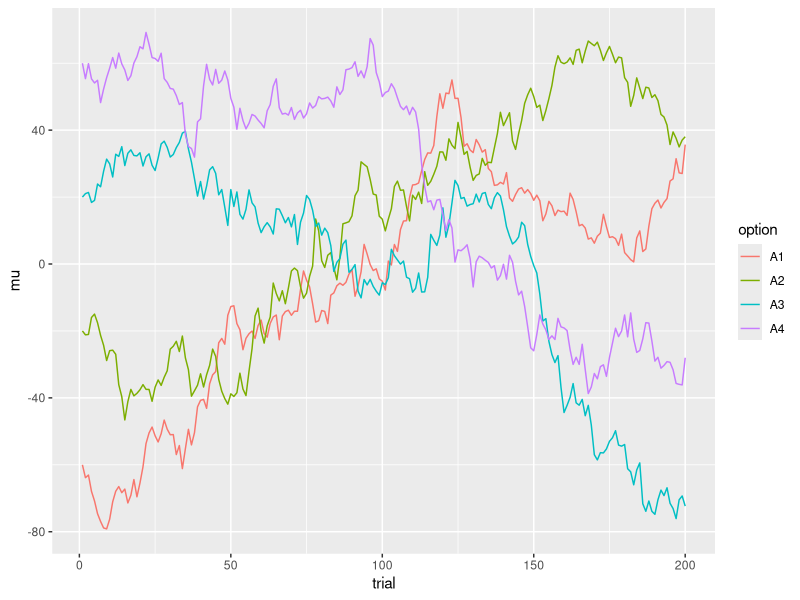
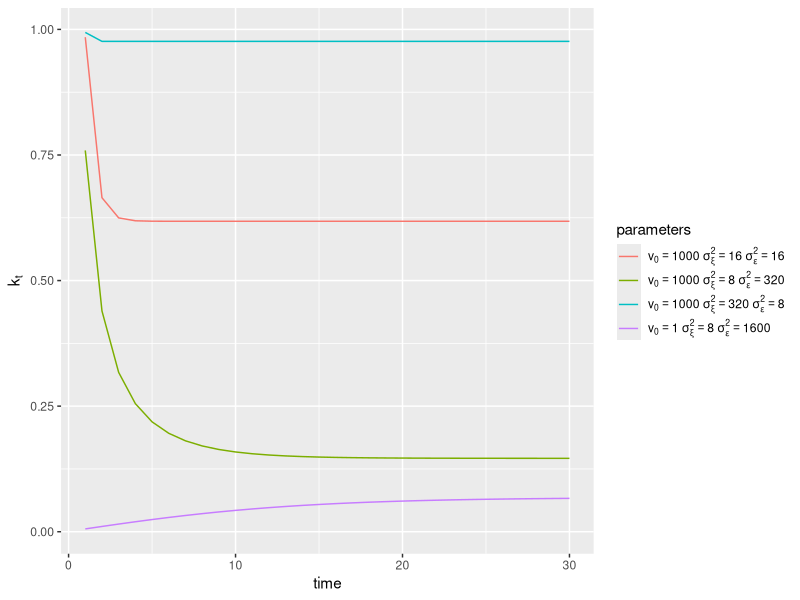
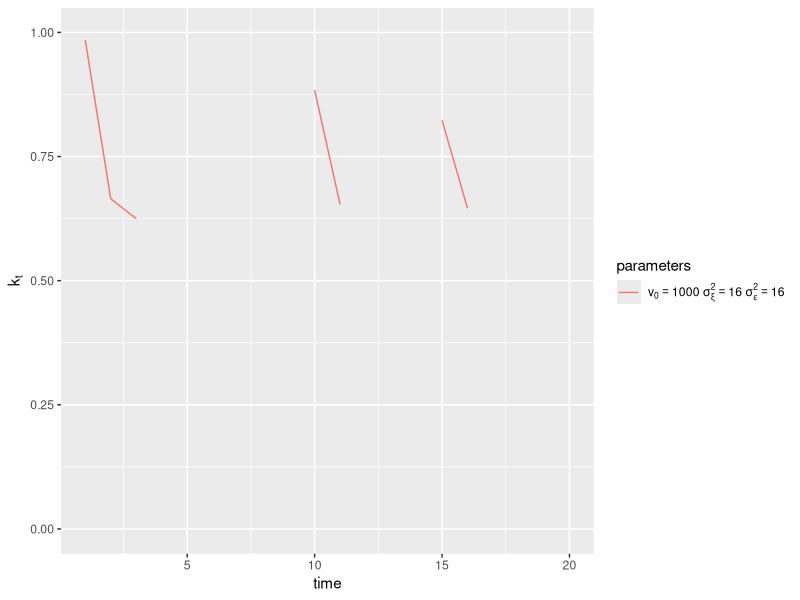
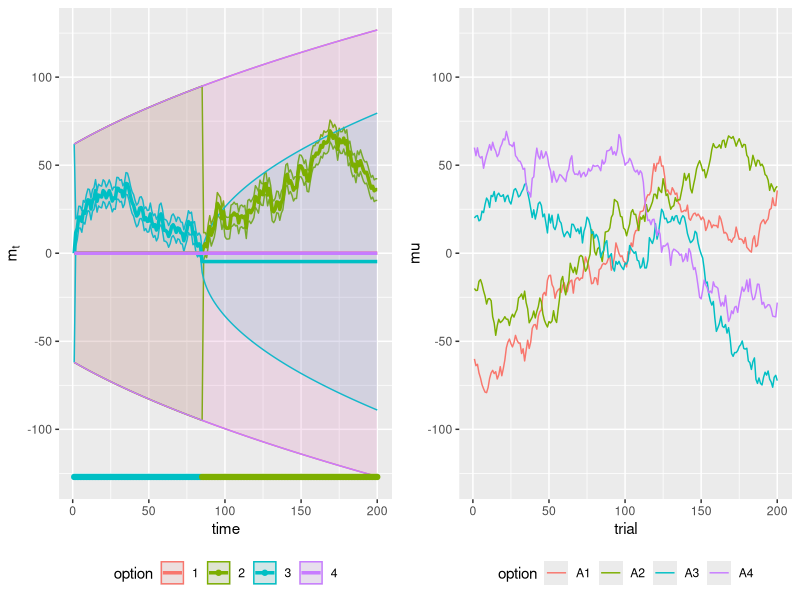
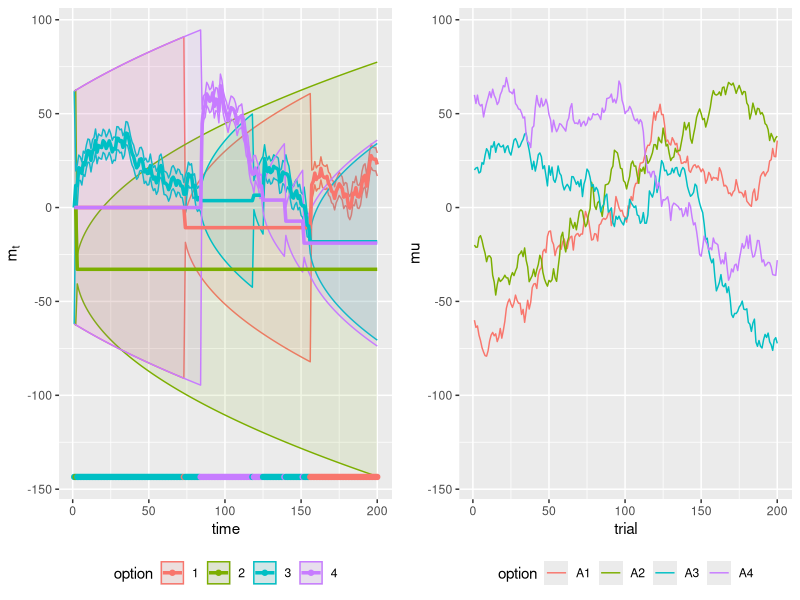
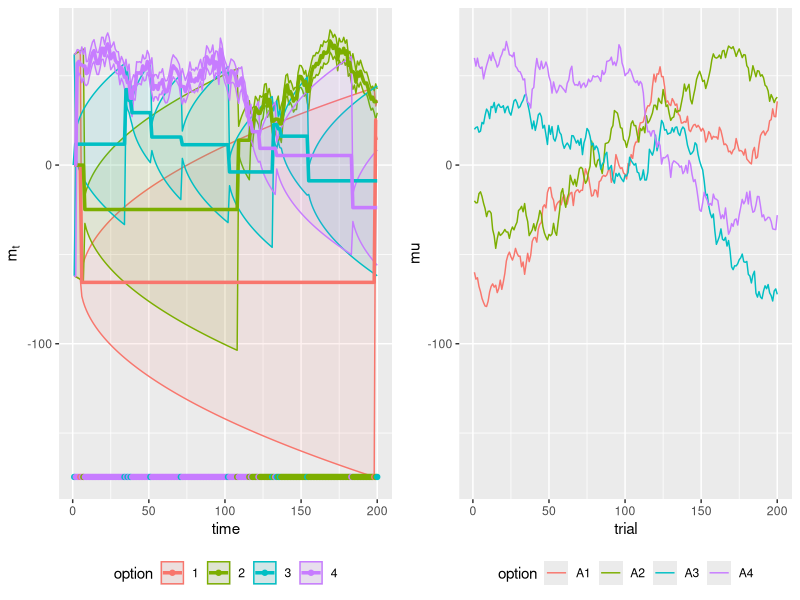
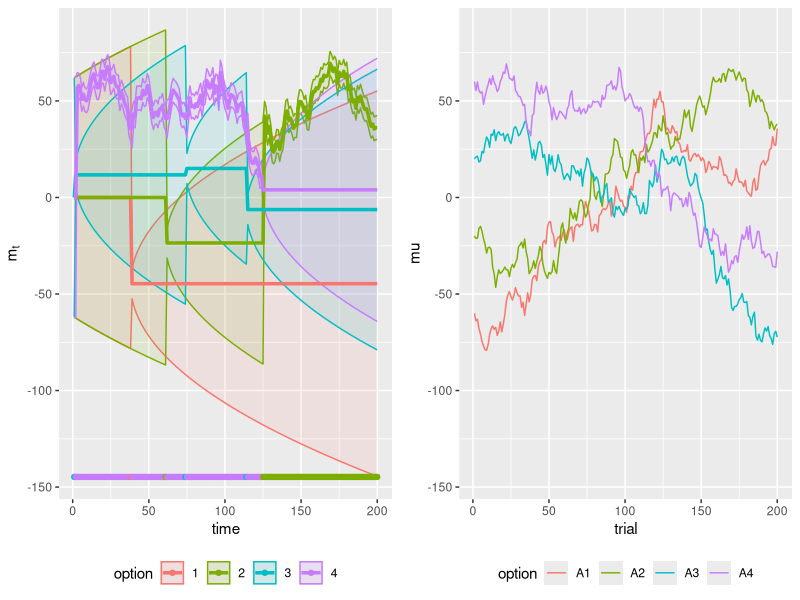
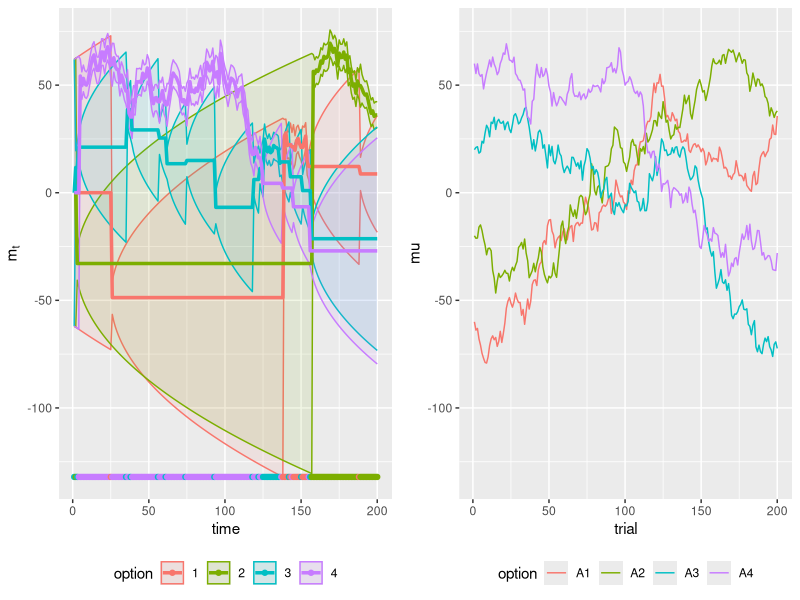

Generate these figures, in order, with R:
## ---- chunk 1
options(htmltools.dir.version = FALSE)
## ---- chunk 2
knitr::include_graphics('https://res.mdpi.com/energies/energies-09-00755/article_deploy/html/images/energies-09-00755-g003.png')
#![](https://res.mdpi.com/energies/energies-09-00755/article_deploy/html/images/energies-09-00755-g003.png)
## ---- chunk 3
knitr::include_graphics('https://res.mdpi.com/energies/energies-09-00755/article_deploy/html/images/energies-09-00755-g003.png')
#![](https://res.mdpi.com/energies/energies-09-00755/article_deploy/html/images/energies-09-00755-g003.png)
## ---- chunk 4
knitr::include_graphics('https://res.mdpi.com/energies/energies-09-00755/article_deploy/html/images/energies-09-00755-g003.png')
#![](https://res.mdpi.com/energies/energies-09-00755/article_deploy/html/images/energies-09-00755-g003.png)
## ---- chunk 5
knitr::include_graphics('https://res.mdpi.com/energies/energies-09-00755/article_deploy/html/images/energies-09-00755-g003.png')
#![](https://res.mdpi.com/energies/energies-09-00755/article_deploy/html/images/energies-09-00755-g003.png)
## ---- chunk 6
knitr::include_graphics('https://blogs.mathworks.com/images/loren/2016/multiarmedbandit.jpg')
## ---- chunk 7
set.seed(3) # set the random seed to replicate these results exactly
mu <- matrix(0.0,nrow=200,ncol=4) # to store the time-varying means
mu[1,] <- c(-60, -20, 20, 60) # initialize the means for t=1
for(t in 2:200) {
  mu[t,] <- mu[t-1,] + rnorm(4,mean=0,sd=4) # compute mean at t based on mean at t-1
}
rewards <- mu + rnorm(length(mu),mean=0,sd=4) # generate the stochastic rewards
mu <- as.data.frame(cbind(1:200,mu))
rewards <- as.data.frame(cbind(1:200,rewards))
colnames(rewards) <- colnames(mu) <- c("trial",paste0("A",1:4))
## ---- chunk 8
library(dplyr)
library(tidyr)
library(ggplot2)
mu %>%
  gather(key=option,value=mu,-trial) %>%
    ggplot(aes(x=trial,y=mu,colour=option)) + geom_line()
## ---- chunk 9
kalman_gain <- function(v0,sigma_xi_sq,sigma_epsilon_sq,nt=30) {
  kt <- rep(0,nt)
  v <- v0
  for(t in 1:nt) {
    kt[t] <- (v + sigma_xi_sq)/(v + sigma_xi_sq + sigma_epsilon_sq)
    v <- (1-kt[t])*(v + sigma_xi_sq)
  }
  return(kt)
}
rbind(
  data.frame(time=1:30,parameters=1,kf=kalman_gain(1000,16,16)),
  data.frame(time=1:30,parameters=2,kf=kalman_gain(1000,8,320)),
  data.frame(time=1:30,parameters=3,kf=kalman_gain(1000,320,8)),
  data.frame(time=1:30,parameters=4,kf=kalman_gain(1,8,1600))
  ) %>%
    mutate(parameters=factor(parameters)) %>%
    ggplot(aes(x=time,y=kf,colour=parameters)) + geom_line() + scale_color_discrete(labels=c(
      expression(v[0] == 1000 ~ sigma[xi]^2 == 16 ~ sigma[epsilon]^2 == 16),
      expression(v[0] == 1000 ~ sigma[xi]^2 == 8 ~ sigma[epsilon]^2 == 320),
      expression(v[0] == 1000 ~ sigma[xi]^2 == 320 ~ sigma[epsilon]^2 == 8),
      expression(v[0] == 1 ~ sigma[xi]^2 == 8 ~ sigma[epsilon]^2 == 1600)
    ))  + ylab(expression(k[t]))
## ---- chunk 10
kalman_gain <- function(chosen,v0,sigma_xi_sq,sigma_epsilon_sq,nt=20) {
  kt <- rep(0,nt)
  v <- v0
  for(t in 1:nt) {
    kt[t] <- ifelse(chosen[t],(v + sigma_xi_sq)/(v + sigma_xi_sq + sigma_epsilon_sq),0)
    v <- (1-kt[t])*(v + sigma_xi_sq)
  }
  return(kt)
}
chosen <- rep(FALSE,20)
chosen[c(1,2,3,10,11,15,16)] <- TRUE
data.frame(time=1:20,parameters=1,kf=kalman_gain(chosen,1000,16,16)) %>%
    mutate(parameters=factor(parameters),kf=replace(kf,kf==0,NA)) %>%
    ggplot(aes(x=time,y=kf,colour=parameters)) + geom_line() + scale_color_discrete(labels=c(
      expression(v[0] == 1000 ~ sigma[xi]^2 == 16 ~ sigma[epsilon]^2 == 16)
    ))  + ylab(expression(k[t])) + ylim(0,1)
## ---- chunk 11
rl_softmax_sim <- function(rewards,m0,v0,sigma_xi_sq,sigma_epsilon_sq,gamma) {
  nt <- nrow(rewards) # number of time points
  no <- ncol(rewards) # number of options
  m <- matrix(m0,ncol=no,nrow=nt+1) # to hold the posterior means
  v <- matrix(v0,ncol=no,nrow=nt+1) # to hold the posterior variances
  choice <- rep(0,nt) # to hold the choices of the RL agent
  reward <- rep(0.0,nt) # to hold the obtained rewards by the RL agent
  # loop over all timepoints
  for(t in 1:nt) {
    # use the prior means and compute the probability of choosing each option
    p <- exp(gamma*m[t,])
    p <- p/sum(p)
    # choose an option according to these probabilities
    choice[t] <- sample(1:4,size=1,prob=p)
    # get the reward of the choice
    reward[t] <- rewards[t,choice[t]]
    # set the Kalman gain for unchosen options
    kt <- rep(0,4)
    # set the Kalman gain for the chosen option
    kt[choice[t]] <- (v[t,choice[t]] + sigma_xi_sq)/(v[t,choice[t]] + sigma_xi_sq + sigma_epsilon_sq)
    # compute the posterior means
    m[t+1,] <- m[t,] + kt*(reward[t] - m[t,])
    # compute the posterior variances
    v[t+1,] <- (1-kt)*(v[t,] + sigma_xi_sq) 
  }
  # return everything of interest
  return(list(m=m,v=v,choice=choice,reward=reward))
}
## ---- chunk 12
plot_sim <- function(sim) { 
  data.frame(trial=1:200,option=factor(rep(1:4,each=200)),m=as.numeric(sim$m[-201,]),mmax=as.numeric(sim$m[-201,]) + 1.96*sqrt(as.numeric(sim$v[-201,])),mmin=as.numeric(sim$m[-201,]) - 1.96*sqrt(as.numeric(sim$v[-201,]))) %>%
    ggplot(aes(x=trial,y=m,colour=option,fill=option)) + geom_ribbon(aes(ymin=mmin,ymax=mmax),alpha=.1) + 
  geom_line(size=1.2) + geom_point(aes(x=trial,y=min(sim$m - 1.96*sqrt(sim$v)),colour=choice,fill=choice),data=data.frame(trial=1:200,choice=factor(sim$choice))) + xlab("time") + ylab(expression(m[t]))
}
## ---- chunk 13
library(gridExtra)

#plot1 <- qplot(iris$Sepal.Length)
#plot2 <- qplot(iris$Sepal.Width)


 
rewards_mat <- as.matrix(rewards[,-1]) # extract rewards from the rewards data.frame
set.seed(123) # set seed to replicate results exactly
# run the RL agent with 
sim_softmax_100 <- rl_softmax_sim(rewards_mat,m0=0.0,v0=1000,sigma_xi_sq=16,sigma_epsilon_sq=16,gamma=1)
plot1 <- plot_sim(sim_softmax_100) + theme(legend.position="bottom")
plot2 <- mu %>%
  gather(key=option,value=mu,-trial) %>%
    ggplot(aes(x=trial,y=mu,colour=option)) + geom_line() + theme(legend.position="bottom") + ylim(ggplot_build(plot1)$layout$panel_scales_y[[1]]$range$range)
grid.arrange(plot1, plot2, ncol=2)

## ---- chunk 14
set.seed(123)
sim_softmax_020 <- rl_softmax_sim(rewards_mat,m0=0.0,v0=1000,sigma_xi_sq=16,sigma_epsilon_sq=16,gamma=.2)
plot1 <- plot_sim(sim_softmax_020) + theme(legend.position="bottom")
plot2 <- mu %>%
  gather(key=option,value=mu,-trial) %>%
    ggplot(aes(x=trial,y=mu,colour=option)) + geom_line() + theme(legend.position="bottom") + ylim(ggplot_build(plot1)$layout$panel_scales_y[[1]]$range$range)
grid.arrange(plot1, plot2, ncol=2)
## ---- chunk 15
library(nnet)
rl_ucb_sim <- function(rewards,m0,v0,sigma_xi_sq,sigma_epsilon_sq,beta) {
  nt <- nrow(rewards)
  no <- ncol(rewards)
  m <- matrix(m0,ncol=no,nrow=nt+1)
  v <- matrix(v0,ncol=no,nrow=nt+1)
  choice <- rep(0,nt)
  reward <- rep(0.0,nt)
  for(t in 1:nt) {
    # choose the option with the highest UCB, breaking ties at random
    choice[t] <- which.is.max(m[t,] + beta*sqrt(v[t,]) + sigma_xi_sq)
    reward[t] <- rewards[t,choice[t]]
    # Kalman updates:
    kt <- rep(0,4)
    kt[choice[t]] <- (v[t,choice[t]] + sigma_xi_sq)/(v[t,choice[t]] + sigma_xi_sq + sigma_epsilon_sq)
    m[t+1,] <- m[t,] + kt*(reward[t] - m[t,])
    v[t+1,] <- (1-kt)*(v[t,] + sigma_xi_sq) 
  }
  return(list(m=m,v=v,choice=choice,reward=reward))
}
## ---- chunk 16

set.seed(123) # set seed to replicate results exactly
# run the RL agent with 
sim_ucb_196 <- rl_ucb_sim(rewards_mat,m0=0.0,v0=1000,sigma_xi_sq=16,sigma_epsilon_sq=16,beta=1.96)
plot1 <- plot_sim(sim_ucb_196) + theme(legend.position="bottom")
plot2 <- mu %>%
  gather(key=option,value=mu,-trial) %>%
    ggplot(aes(x=trial,y=mu,colour=option)) + geom_line() + theme(legend.position="bottom") + ylim(ggplot_build(plot1)$layout$panel_scales_y[[1]]$range$range)
grid.arrange(plot1, plot2, ncol=2)

## ---- chunk 17

set.seed(123) # set seed to replicate results exactly
# run the RL agent with 
sim_ucb_100 <- rl_ucb_sim(rewards_mat,m0=0.0,v0=1000,sigma_xi_sq=16,sigma_epsilon_sq=16,beta=1)
plot1 <- plot_sim(sim_ucb_100) + theme(legend.position="bottom")
plot2 <- mu %>%
  gather(key=option,value=mu,-trial) %>%
    ggplot(aes(x=trial,y=mu,colour=option)) + geom_line() + theme(legend.position="bottom") + ylim(ggplot_build(plot1)$layout$panel_scales_y[[1]]$range$range)
grid.arrange(plot1, plot2, ncol=2)

## ---- chunk 18
rl_thompson_sim <- function(rewards,m0,v0,sigma_xi_sq,sigma_epsilon_sq) {
  nt <- nrow(rewards)
  no <- ncol(rewards)
  m <- matrix(m0,ncol=no,nrow=nt+1)
  v <- matrix(v0,ncol=no,nrow=nt+1)
  choice <- rep(0,nt)
  reward <- rep(0.0,nt)
  for(t in 1:nt) {
    # draw values from the prior distributions of the mean reward
    sim_r <- rnorm(4,mean=m[t,],sd=sqrt(v[t,] + sigma_xi_sq)) 
    # choose the option with the highest sampled value
    choice[t] <- which.is.max(sim_r)
    reward[t] <- rewards[t,choice[t]]
    # Kalman updates:
    kt <- rep(0,4)
    kt[choice[t]] <- (v[t,choice[t]] + sigma_xi_sq)/(v[t,choice[t]] + sigma_xi_sq + sigma_epsilon_sq)
    m[t+1,] <- m[t,] + kt*(reward[t] - m[t,])
    v[t+1,] <- (1-kt)*(v[t,] + sigma_xi_sq) 
  }
  return(list(m=m,v=v,choice=choice,reward=reward))
}
## ---- chunk 19
set.seed(123)
sim_thompson <- rl_thompson_sim(rewards_mat,m0=0.0,v0=1000,sigma_xi_sq=16,sigma_epsilon_sq=16)
plot1 <- plot_sim(sim_thompson) + theme(legend.position="bottom")
plot2 <- mu %>%
  gather(key=option,value=mu,-trial) %>%
    ggplot(aes(x=trial,y=mu,colour=option)) + geom_line() + theme(legend.position="bottom") + ylim(ggplot_build(plot1)$layout$panel_scales_y[[1]]$range$range)
grid.arrange(plot1, plot2, ncol=2)

## ---- chunk 20
set.seed(12345)
nsim <- 2000
ntrial <- 400
softmax100 <- softmax020 <- ucb196 <- ucb100 <- thompson <- matrix(0.0,ncol=ntrial,nrow=nsim)
for(i in 1:nsim) {
  mu <- matrix(0.0,nrow=ntrial,ncol=4) # to store the time-varying means
  mu[1,] <- runif(4,-60,60) # initialize the means for t=1
  for(t in 2:ntrial) {
    mu[t,] <- mu[t-1,] + rnorm(4,mean=0,sd=4) # compute mean at t based on mean at t-1
  }
  rewards_mat <- mu + rnorm(length(mu),mean=0,sd=4) # generate the stochastic rewards
  max_reward <- mu[cbind(1:ntrial,apply(mu[,1:4],1,which.max))]
  softmax100[i,] <- max_reward - mu[cbind(1:ntrial,rl_softmax_sim(rewards_mat,m0=0.0,v0=1000,sigma_xi_sq=16,sigma_epsilon_sq=16,gamma=1)$choice)]
  softmax020[i,] <- max_reward - mu[cbind(1:ntrial,rl_softmax_sim(rewards_mat,m0=0.0,v0=1000,sigma_xi_sq=16,sigma_epsilon_sq=16,gamma=.2)$choice)]
  ucb196[i,] <- max_reward - mu[cbind(1:ntrial,rl_ucb_sim(rewards_mat,m0=0.0,v0=1000,sigma_xi_sq=16,sigma_epsilon_sq=16,beta=1.96)$choice)]
  ucb100[i,] <- max_reward - mu[cbind(1:ntrial,rl_ucb_sim(rewards_mat,m0=0.0,v0=1000,sigma_xi_sq=16,sigma_epsilon_sq=16,beta=1.00)$choice)]
  thompson[i,] <- max_reward - mu[cbind(1:ntrial,rl_thompson_sim(rewards_mat,m0=0.0,v0=1000,sigma_xi_sq=16,sigma_epsilon_sq=16)$choice)]
}
rbind(
  data.frame(method="softmax 1.0",trial=1:ntrial,loss=colMeans(softmax100)),
  data.frame(method="softmax 0.2",trial=1:ntrial,loss=colMeans(softmax020)),
  data.frame(method="ucb 1.96",trial=1:ntrial,loss=colMeans(ucb196)),
  data.frame(method="ucb 1.0",trial=1:ntrial,loss=colMeans(ucb100)),
  data.frame(method="thompson",trial=1:ntrial,loss=colMeans(thompson))
) %>% ggplot(aes(x=trial,y=loss,colour=method)) + geom_line() + scale_y_continuous(trans='log2') + ylab("Expected loss")
